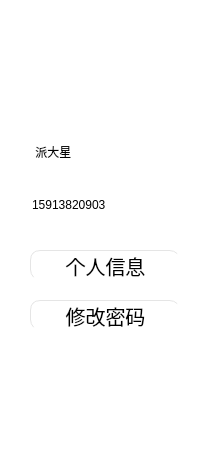
      <widget class="QWidget" name="widget_3" native="true">
       <property name="geometry">
        <rect>
         <x>30</x>
         <y>10</y>
         <width>200</width>
         <height>450</height>
        </rect>
       </property>
       <property name="styleSheet">
        <string notr="true">QWidget{
	background-color: rgb(255, 255, 255);
	border-radius:30px;
}
QPushButton{
	border-radius:10px;
	font:20px;
	border-left:1px solid rgb(229,229,229);
	border-top:1px solid rgb(229,229,229);
}
QPushButton:hover{
	background-color: rgb(0, 170, 255);
}

QPushButton:focus{
	background-color: rgb(0, 170, 255);
}
</string>
       </property>
       <widget class="QLabel" name="label_wode">
        <property name="geometry">
         <rect>
          <x>50</x>
          <y>20</y>
          <width>100</width>
          <height>100</height>
         </rect>
        </property>
        <property name="styleSheet">
         <string notr="true"/>
        </property>
        <property name="text">
         <string/>
        </property>
        <property name="pixmap">
         <pixmap resource="images.qrc">:/Patrick.jfif</pixmap>
        </property>
        <property name="scaledContents">
         <bool>true</bool>
        </property>
       </widget>
       <widget class="QLineEdit" name="lineEdit_4">
        <property name="geometry">
         <rect>
          <x>20</x>
          <y>140</y>
          <width>159</width>
          <height>29</height>
         </rect>
        </property>
        <property name="styleSheet">
         <string notr="true">QLineEdit{
	font:&quot;楷体&quot;;
}</string>
        </property>
        <property name="text">
         <string>    派大星</string>
        </property>
        <property name="readOnly">
         <bool>true</bool>
        </property>
       </widget>
       <widget class="QLineEdit" name="lineEdit_6">
        <property name="geometry">
         <rect>
          <x>30</x>
          <y>190</y>
          <width>159</width>
          <height>29</height>
         </rect>
        </property>
        <property name="text">
         <string>15913820903</string>
        </property>
        <property name="readOnly">
         <bool>true</bool>
        </property>
       </widget>
       <widget class="QPushButton" name="pushButton_4">
        <property name="geometry">
         <rect>
          <x>30</x>
          <y>250</y>
          <width>150</width>
          <height>30</height>
         </rect>
        </property>
        <property name="text">
         <string>个人信息</string>
        </property>
       </widget>
       <widget class="QPushButton" name="pushButton_5">
        <property name="geometry">
         <rect>
          <x>30</x>
          <y>300</y>
          <width>150</width>
          <height>30</height>
         </rect>
        </property>
        <property name="text">
         <string>修改密码</string>
        </property>
       </widget>
      </widget>
